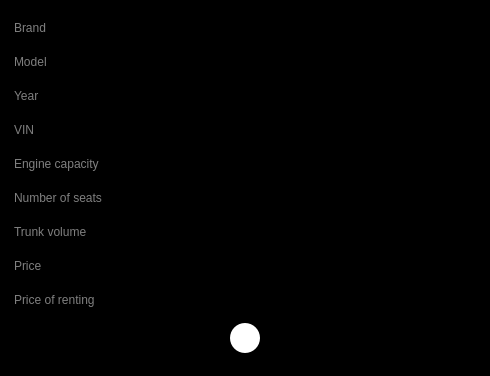
<?xml version="1.0" encoding="UTF-8"?>
<ui version="4.0">
 <class>AddCarWindow</class>
 <widget class="QDialog" name="AddCarWindow">
  <property name="geometry">
   <rect>
    <x>0</x>
    <y>0</y>
    <width>490</width>
    <height>376</height>
   </rect>
  </property>
  <property name="windowTitle">
   <string>Dialog</string>
  </property>
  <property name="styleSheet">
   <string notr="true">background-color: rgb(0, 0, 0);
color: rgb(255, 255, 255);</string>
  </property>
  <layout class="QGridLayout" name="gridLayout">
   <item row="9" column="0">
    <spacer name="horizontalSpacer">
     <property name="orientation">
      <enum>Qt::Horizontal</enum>
     </property>
     <property name="sizeHint" stdset="0">
      <size>
       <width>40</width>
       <height>20</height>
      </size>
     </property>
    </spacer>
   </item>
   <item row="9" column="1">
    <widget class="QPushButton" name="confirmButton">
     <property name="minimumSize">
      <size>
       <width>30</width>
       <height>30</height>
      </size>
     </property>
     <property name="maximumSize">
      <size>
       <width>30</width>
       <height>30</height>
      </size>
     </property>
     <property name="styleSheet">
      <string notr="true">background-color: rgb(255, 255, 255);
border-radius:15px;
</string>
     </property>
     <property name="text">
      <string/>
     </property>
     <property name="icon">
      <iconset resource="resource.qrc">
       <normaloff>:/new/icons/Resources/check.png</normaloff>:/new/icons/Resources/check.png</iconset>
     </property>
    </widget>
   </item>
   <item row="9" column="2">
    <spacer name="horizontalSpacer_2">
     <property name="orientation">
      <enum>Qt::Horizontal</enum>
     </property>
     <property name="sizeHint" stdset="0">
      <size>
       <width>40</width>
       <height>20</height>
      </size>
     </property>
    </spacer>
   </item>
   <item row="8" column="0" colspan="3">
    <widget class="QLineEdit" name="priceOfRentingLE">
     <property name="dragEnabled">
      <bool>false</bool>
     </property>
     <property name="placeholderText">
      <string>Price of renting</string>
     </property>
     <property name="clearButtonEnabled">
      <bool>true</bool>
     </property>
    </widget>
   </item>
   <item row="7" column="0" colspan="3">
    <widget class="QLineEdit" name="priceLE">
     <property name="placeholderText">
      <string>Price</string>
     </property>
     <property name="clearButtonEnabled">
      <bool>true</bool>
     </property>
    </widget>
   </item>
   <item row="6" column="0" colspan="3">
    <widget class="QLineEdit" name="trunkVolumeLE">
     <property name="autoFillBackground">
      <bool>false</bool>
     </property>
     <property name="styleSheet">
      <string notr="true"/>
     </property>
     <property name="placeholderText">
      <string>Trunk volume</string>
     </property>
     <property name="clearButtonEnabled">
      <bool>true</bool>
     </property>
    </widget>
   </item>
   <item row="5" column="0" colspan="3">
    <widget class="QLineEdit" name="numberOfSeatsLE">
     <property name="placeholderText">
      <string>Number of seats</string>
     </property>
     <property name="clearButtonEnabled">
      <bool>true</bool>
     </property>
    </widget>
   </item>
   <item row="4" column="0" colspan="3">
    <widget class="QLineEdit" name="engineCapacityLE">
     <property name="placeholderText">
      <string>Engine capacity</string>
     </property>
     <property name="clearButtonEnabled">
      <bool>true</bool>
     </property>
    </widget>
   </item>
   <item row="3" column="0" colspan="3">
    <widget class="QLineEdit" name="vinLE">
     <property name="placeholderText">
      <string>VIN</string>
     </property>
     <property name="clearButtonEnabled">
      <bool>true</bool>
     </property>
    </widget>
   </item>
   <item row="2" column="0" colspan="3">
    <widget class="QLineEdit" name="yearLE">
     <property name="placeholderText">
      <string>Year</string>
     </property>
     <property name="clearButtonEnabled">
      <bool>true</bool>
     </property>
    </widget>
   </item>
   <item row="1" column="0" colspan="3">
    <widget class="QLineEdit" name="modelLE">
     <property name="placeholderText">
      <string>Model</string>
     </property>
     <property name="clearButtonEnabled">
      <bool>true</bool>
     </property>
    </widget>
   </item>
   <item row="0" column="0" colspan="3">
    <widget class="QLineEdit" name="brandLE">
     <property name="placeholderText">
      <string>Brand</string>
     </property>
     <property name="clearButtonEnabled">
      <bool>true</bool>
     </property>
    </widget>
   </item>
  </layout>
 </widget>
 <resources>
  <include location="resource.qrc"/>
 </resources>
 <connections/>
</ui>
